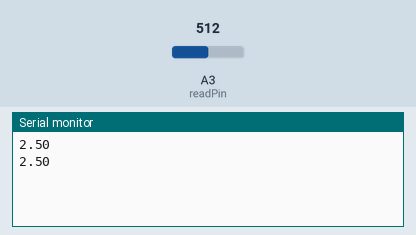
This sketch was run on a simulated Arduino Uno, built with avr-gcc and run on an emulated ATmega328P. Shown: the last lines printed to the serial monitor. Inputs (shaded band) come from the test bench; at power-on: A3 (readPin) = 512.

Above: at 1.8 s.
1.9 s: A3 (readPin) set to 716
At 2.8 s:
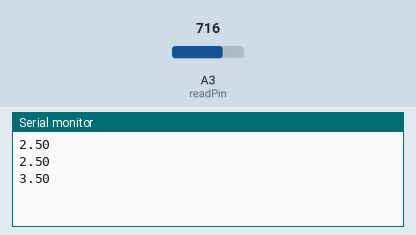
3.4 s: A3 (readPin) set to 900
At 4.8 s:
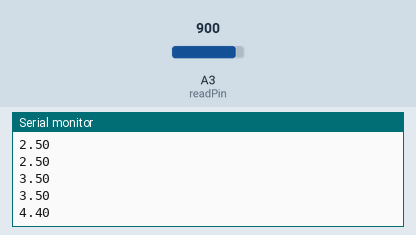
Timing chart, 0 to 6.4 s (numbered marks = the images above; inputs shaded):
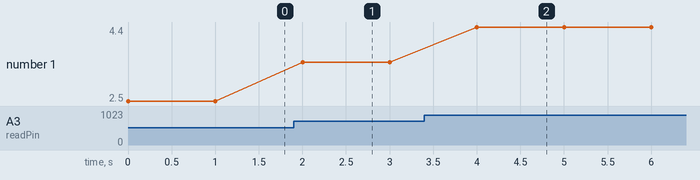

Measured:
- after the input at 1.9 s, the serial monitor: prints a new line after 0.10 s (image 1)
- after the input at 3.4 s, the serial monitor: prints a new line after 0.60 s (image 2)
- plotted number 1: 2.5 → 3.5 after the input at 1.9 s, 3.5 → 4.4 after the input at 3.4 s

The sketch:

tutorial10.ino
```cpp
int readPin=A3;
float V2;
int time=1000;
int readval;
void setup()
{
  pinMode(readPin, INPUT);
  Serial.begin(9600);
}

void loop()
{
  readval=analogRead(readPin);
  V2=(5./1023.)*readval;
  Serial.println(V2);
  delay(time);

}
```
